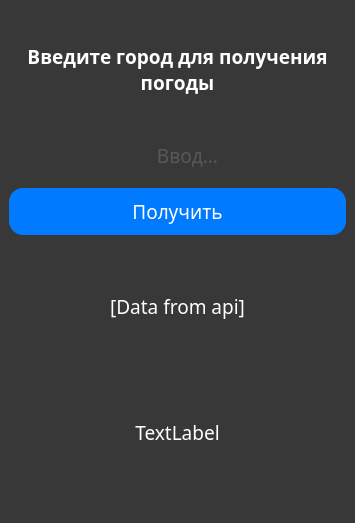
<?xml version="1.0" encoding="UTF-8"?>
<ui version="4.0">
 <class>MainWindow</class>
 <widget class="QMainWindow" name="MainWindow">
  <property name="geometry">
   <rect>
    <x>0</x>
    <y>0</y>
    <width>355</width>
    <height>523</height>
   </rect>
  </property>
  <property name="font">
   <font>
    <family>Segoe Print</family>
    <pointsize>14</pointsize>
   </font>
  </property>
  <property name="windowTitle">
   <string>Погода в городе</string>
  </property>
  <property name="styleSheet">
   <string notr="true">background-color: rgb(56, 56, 56);
selection-color: rgb(159, 159, 159);
color: rgb(255, 255, 255);</string>
  </property>
  <widget class="QWidget" name="centralwidget">
   <layout class="QGridLayout" name="gridLayout_2">
    <item row="0" column="0">
     <layout class="QGridLayout" name="gridLayout">
      <item row="1" column="0">
       <widget class="QLineEdit" name="lineEdit">
        <property name="font">
         <font>
          <family>Cascadia Mono SemiLight</family>
          <pointsize>14</pointsize>
         </font>
        </property>
        <property name="styleSheet">
         <string notr="true"> background: url(search-dark.png) no-repeat 10px 6px #444;
    border: 0 none;
    color: #777;
    width: 150px;
    padding: 6px 15px 6px 35px;
    border-radius: 20px;
    text-shadow: 0 2px 2px rgba(0, 0, 0, 0.3);
  </string>
        </property>
        <property name="maxLength">
         <number>12</number>
        </property>
        <property name="alignment">
         <set>Qt::AlignCenter</set>
        </property>
        <property name="placeholderText">
         <string>Ввод...</string>
        </property>
       </widget>
      </item>
      <item row="2" column="0">
       <widget class="QPushButton" name="pushButton">
        <property name="font">
         <font>
          <family>Cascadia Mono SemiLight</family>
          <pointsize>14</pointsize>
         </font>
        </property>
        <property name="styleSheet">
         <string notr="true">border: none;
margin-top: 6px;
margin-bottom: 6px;
    background-color: #007AFF;
    color: white;
    padding: 10px 20px;
    border-radius: 14px;
    cursor: pointer;
    box-shadow: 0px 2px 4px rgba(0, 0, 0, 0.25);
    transition: background-color 0.3s ease;</string>
        </property>
        <property name="text">
         <string>Получить</string>
        </property>
       </widget>
      </item>
      <item row="3" column="0">
       <widget class="QLabel" name="label_2">
        <property name="font">
         <font>
          <family>Cascadia Mono SemiLight</family>
          <pointsize>14</pointsize>
         </font>
        </property>
        <property name="text">
         <string>[Data from api]</string>
        </property>
        <property name="alignment">
         <set>Qt::AlignCenter</set>
        </property>
        <property name="wordWrap">
         <bool>true</bool>
        </property>
       </widget>
      </item>
      <item row="0" column="0">
       <widget class="QLabel" name="label">
        <property name="font">
         <font>
          <family>Cascadia Mono SemiLight</family>
          <pointsize>14</pointsize>
          <weight>75</weight>
          <bold>true</bold>
         </font>
        </property>
        <property name="text">
         <string>Введите город для получения погоды</string>
        </property>
        <property name="alignment">
         <set>Qt::AlignCenter</set>
        </property>
        <property name="wordWrap">
         <bool>true</bool>
        </property>
       </widget>
      </item>
      <item row="4" column="0">
       <widget class="QLabel" name="label_3">
        <property name="font">
         <font>
          <family>Cascadia Mono SemiLight</family>
          <pointsize>14</pointsize>
         </font>
        </property>
        <property name="text">
         <string>TextLabel</string>
        </property>
        <property name="alignment">
         <set>Qt::AlignCenter</set>
        </property>
        <property name="wordWrap">
         <bool>true</bool>
        </property>
       </widget>
      </item>
     </layout>
    </item>
   </layout>
  </widget>
  <widget class="QMenuBar" name="menubar">
   <property name="geometry">
    <rect>
     <x>0</x>
     <y>0</y>
     <width>355</width>
     <height>26</height>
    </rect>
   </property>
  </widget>
  <widget class="QStatusBar" name="statusbar"/>
 </widget>
 <resources/>
 <connections/>
</ui>
